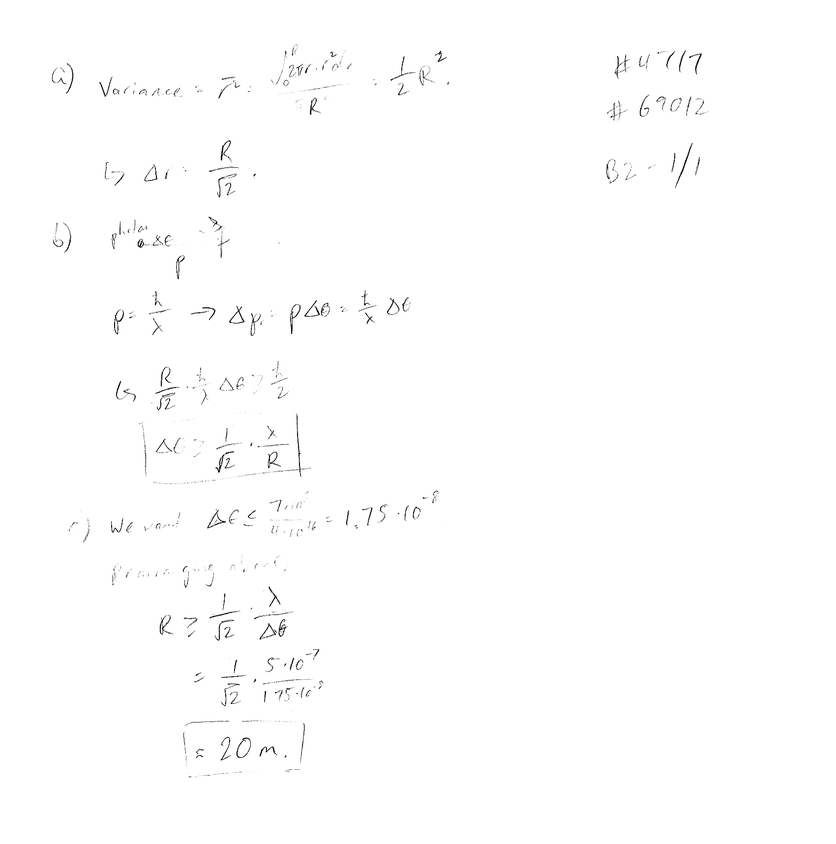
#> input picture handouts-latex/usapho-exam-guide/paper-4717-b2.png, 836 x 844 px, shrunk from 1700 x 1716 before the run
$ python trim_png.py ../handouts-latex/usapho-exam-guide/paper-4717-b2.png ../handouts-latex/usapho-exam-guide/paper-4900-b2.png 5
#> lines starting #> are read from the running program, lines starting #| are printed output that depends on the picture
"""Trim the uniform white border from a rendered Asymptote figure.

Only the empty margin is removed, so positions within the figure are unchanged.
Flattens alpha onto white first, since Asymptote PDFs rasterise with a
transparent background and a naive bbox would then see the whole canvas as ink.

Usage: python trim_png.py <in.png> <out.png> [pad=12]
"""
import sys
from PIL import Image, ImageChops


def main():
    src, dst = sys.argv[1], sys.argv[2]
    pad = int(sys.argv[3]) if len(sys.argv) > 3 else 12

    im = Image.open(src)
#> im is the input picture: PIL image 836x844 L; min 0, max 255, mean 253.6
    if im.mode in ("RGBA", "LA", "P"):
        im = im.convert("RGBA")
        flat = Image.new("RGB", im.size, (255, 255, 255))
        flat.paste(im, mask=im.split()[-1])
        im = flat
    else:
        im = im.convert("RGB")
#> im: PIL image 836x844 RGB

    bg = Image.new("RGB", im.size, (255, 255, 255))
#> bg: PIL image 836x844 RGB; every value is 255
    bbox = ImageChops.difference(im, bg).convert("L").point(lambda v: 255 if v > 12 else 0).getbbox()
#> bbox = (51, 44, 709, 778)

    if bbox:
        left = max(bbox[0] - pad, 0)
#> left = 46
        top = max(bbox[1] - pad, 0)
#> top = 39
        right = min(bbox[2] + pad, im.width)
#> right = 714
        bottom = min(bbox[3] + pad, im.height)
#> bottom = 783
        im = im.crop((left, top, right, bottom))
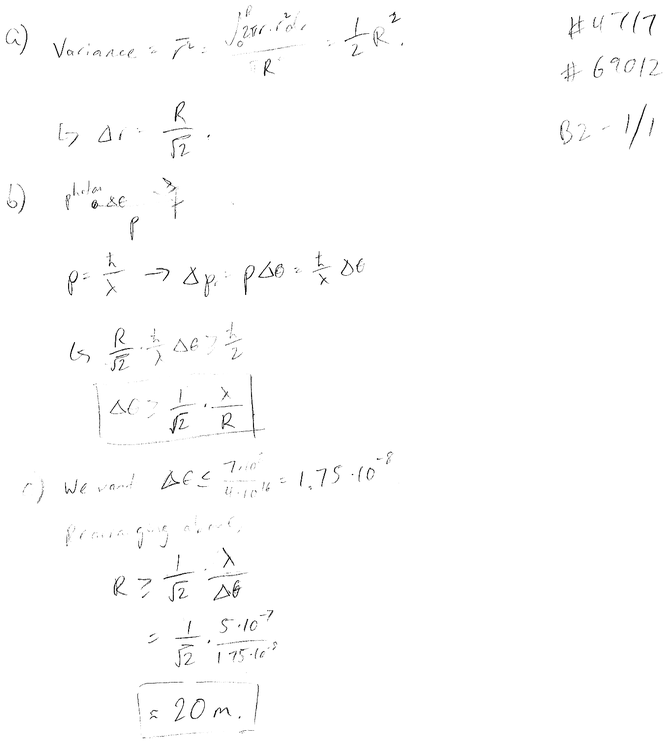
#> im: PIL image 668x744 RGB; min 0, max 255, mean 253.1

    im.save(dst, "PNG", optimize=True)


if __name__ == "__main__":
    main()
